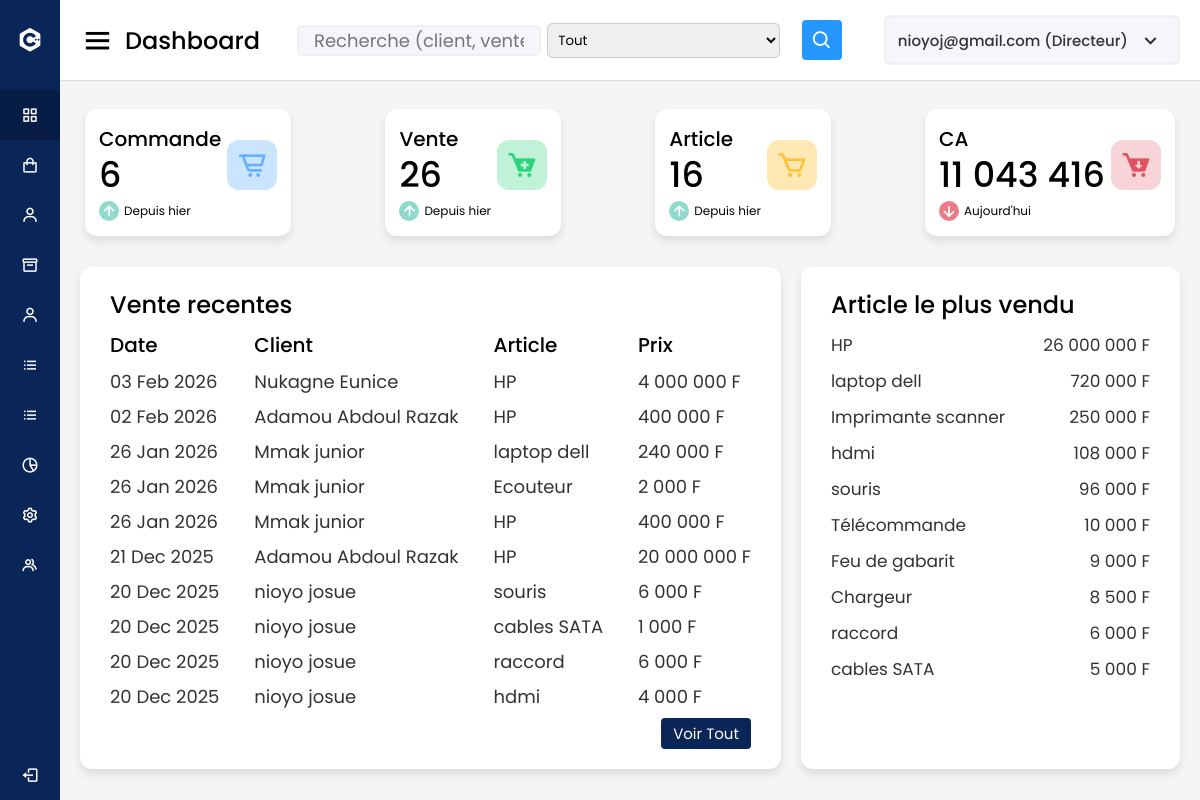
The app's page /vue/dashboard.php (signed in) with its own data.
### tables this page shows
CREATE TABLE `vente` (
  `id` int(11) NOT NULL,
  `num_facture` int(11) DEFAULT NULL,
  `id_article` int(11) NOT NULL,
  `id_client` int(11) NOT NULL,
  `id_facture` int(11) DEFAULT NULL,
  `quantite` int(11) NOT NULL,
  `prix` int(11) NOT NULL,
  `date_vente` timestamp NOT NULL DEFAULT CURRENT_TIMESTAMP,
  `etat` enum('0','1') NOT NULL DEFAULT '1'
);

CREATE TABLE `client` (
  `id` int(11) NOT NULL,
  `nom` varchar(30) NOT NULL,
  `prenom` varchar(30) NOT NULL,
  `telephone` varchar(30) NOT NULL,
  `adresse` varchar(50) NOT NULL
);

CREATE TABLE `article` (
  `id` int(11) NOT NULL,
  `nom_article` varchar(50) NOT NULL,
  `id_categorie` int(11) NOT NULL,
  `quantite` int(11) NOT NULL,
  `prix_unitaire` int(11) NOT NULL,
  `date_fabrication` datetime NOT NULL,
  `date_expiration` datetime NOT NULL,
  `images` varchar(255) DEFAULT NULL
);

### model/function.php (called while the page is built, shortened)
<?php
function getAllCommande()
{
    $sql = "SELECT COUNT(*) AS nbre FROM commande";
    $req = $GLOBALS['connexion']->prepare($sql);
    $req->execute();
    return $req->fetch();
}
function getAllVente()
{
    $sql = "SELECT COUNT(*) AS nbre FROM vente WHERE etat=?";
    $req = $GLOBALS['connexion']->prepare($sql);
    $req->execute(array(1));
    return $req->fetch();
}
function getAllArticle()
{
    $sql = "SELECT COUNT(*) AS nbre FROM article";
    $req = $GLOBALS['connexion']->prepare($sql);
    $req->execute();
    return $req->fetch();
}
function getCA()
{
    $sql = "SELECT SUM(prix) AS prix FROM vente";
    $req = $GLOBALS['connexion']->prepare($sql);
    $req->execute();
    return $req->fetch();
}
function getLastVente()
{
    $sql = "SELECT nom_article, nom, prenom, v.quantite, prix, date_vente, v.id, a.id AS idArticle
        FROM client AS c, vente AS v, article AS a WHERE v.id_article=a.id AND v.id_client=c.id AND etat=?
        ORDER BY date_vente DESC LIMIT 10";
    $req = $GLOBALS['connexion']->prepare($sql);
    $req->execute(array(1));
    return $req->fetchAll();
}
function getMostVente()
{
    $sql = "SELECT nom_article, SUM(prix) AS prix
        FROM client AS c, vente AS v, article AS a WHERE v.id_article=a.id AND v.id_client=c.id AND etat=?
        GROUP BY a.id
        ORDER BY SUM(prix) DESC LIMIT 10";
    $req = $GLOBALS['connexion']->prepare($sql);
    $req->execute(array(1));
    return $req->fetchAll();
}

### vue/dashboard.php (the view)
<?php
include 'entete.php';
?>
<div class="home-content">
    <div class="overview-boxes">
        <div class="box">
            <div class="right-side">
                <div class="box-topic">Commande</div>
                <div class="number"><?php echo getAllCommande()['nbre'] ?></div>
                <div class="indicator">
                    <i class="bx bx-up-arrow-alt"></i>
                    <span class="text">Depuis hier</span>
                </div>
            </div>
            <i class="bx bx-cart-alt cart"></i>
        </div>
        <div class="box">
            <div class="right-side">
                <div class="box-topic">Vente</div>
                <div class="number"><?php echo getAllVente()['nbre'] ?></div>
                <div class="indicator">
                    <i class="bx bx-up-arrow-alt"></i>
                    <span class="text">Depuis hier</span>
                </div>
            </div>
            <i class="bx bxs-cart-add cart two"></i>
        </div>
        <div class="box">
            <div class="right-side">
                <div class="box-topic">Article</div>
                <div class="number"><?php echo getAllArticle()['nbre'] ?></div>
                <div class="indicator">
                    <i class="bx bx-up-arrow-alt"></i>
                    <span class="text">Depuis hier</span>
                </div>
            </div>
            <i class="bx bx-cart cart three"></i>
        </div>
        <div class="box">
            <div class="right-side">
                <div class="box-topic">CA</div>
                <div class="number"><?php echo number_format(getCA()['prix'], 0, ',', ' ') ?></div>
                <div class="indicator">
                    <i class="bx bx-down-arrow-alt down"></i>
                    <span class="text">Aujourd'hui</span>
                </div>
            </div>
            <i class="bx bxs-cart-download cart four"></i>
        </div>
    </div>
    <div class="sales-boxes">
        <div class="recent-sales box">
            <div class="title">Vente recentes</div>
            <?php
            $ventes = getLastVente();
            ?>
            <div class="sales-details">
                <ul class="details">
                    <li class="topic">Date</li>
                    <?php
                    foreach ($ventes as $key => $value) {
                    ?>
                        <li><a href="#"><?php echo date('d M Y', strtotime($value['date_vente'])) ?></a></li>
                    <?php
                    }
                    ?>
                </ul>
                <ul class="details">
                    <li class="topic">Client</li>
                    <?php
                    foreach ($ventes as $key => $value) {
                    ?>
                        <li><a href="#"><?php echo $value['nom'] . " " . $value['prenom'] ?></a></li>
                    <?php
                    }
                    ?>
                </ul>
                <ul class="details">
                    <li class="topic">Article</li>
                    <?php
                    foreach ($ventes as $key => $value) {
                    ?>
                        <li><a href="#"><?php echo $value['nom_article'] ?></a></li>
                    <?php
                    }
                    ?>
                </ul>
                <ul class="details">
                    <li class="topic">Prix</li>
                    <?php
                    foreach ($ventes as $key => $value) {
                    ?>
                        <li><a href="#"><?php echo number_format($value['prix'], 0, ",", " ") . " F" ?></a></li>
                    <?php
                    }
                    ?>
                </ul>
            </div>
            <div class="button">
                <a href="#">Voir Tout</a>
            </div>
        </div>
        <div class="top-sales box">
            <div class="title">Article le plus vendu</div>
            <ul class="top-sales-details">
                <?php
                $article = getMostVente();
                foreach ($article as $key => $value) {
                ?>
                    <li>
                        <a href="#">
                            <span class="product"><?php echo $value['nom_article'] ?></span>
                        </a>
                        <span class="price"><?php echo number_format($value['prix'], 0, ",", " ") . " F" ?></span>
                    </li>
                <?php
                }
                ?>
            </ul>
        </div>
    </div>
</div>
</section>
<?php
include 'pied.php';
?>

### vue/entete.php (shortened to what this page needs)
<?php
include_once '../model/function.php';
$userRole = $_SESSION['role'];
?>
<!DOCTYPE html>
<html lang="fr" dir="ltr">
<head>
    <link rel="stylesheet" href="../public/css/style.css" />
    <link href="https://unpkg.com/boxicons@2.0.7/css/boxicons.min.css" rel="stylesheet" />
</head>
<body>
    <div class="sidebar hidden-print">
        <div class="logo-details">
            <i class="bx bxl-c-plus-plus"></i>
            <span class="logo_name">Ny_Design</span>
        </div>
        <ul class="nav-links">
            <li>
                <a href="dashboard.php" class="<?php echo basename($_SERVER['PHP_SELF'])=="dashboard.php" ? "active" : "" ?> ">
                    <i class="bx bx-grid-alt"></i>
                    <span class="links_name">Dashboard</span>
                </a>
            </li>
            <li>
                <a href="vente.php" class="<?php echo basename($_SERVER['PHP_SELF'])=="vente.php" ? "active" : "" ?> ">
                    <i class='bx bx-shopping-bag'></i>
                    <span class="links_name">Vente</span>
                </a>
            </li>
            <li>
                <a href="client.php" class="<?php echo basename($_SERVER['PHP_SELF'])=="client.php" ? "active" : "" ?> ">
                    <i class="bx bx-user"></i>
                    <span class="links_name">Client</span>
                </a>
            </li>
            <?php if ($userRole === 'directeur'): ?>
            <li>
                <a href="article.php"  class="<?php echo basename($_SERVER['PHP_SELF'])=="article.php" ? "active" : "" ?> ">
                    <i class="bx bx-box"></i>
                    <span class="links_name">Articles</span>
                </a>
            </li>
            <li>
                <a href="fournisseur.php"  class="<?php echo basename($_SERVER['PHP_SELF'])=="fournisseur.php" ? "active" : "" ?> ">
                    <i class="bx bx-user"></i>
                    <span class="links_name">Fournisseur</span>
                </a>
            </li>
            <li>
                <a href="commande.php"  class="<?php echo basename($_SERVER['PHP_SELF'])=="commande.php" ? "active" : "" ?> ">
                    <i class="bx bx-list-ul"></i>
                    <span class="links_name">Commandes</span>
                </a>
            </li>
            <li>
                <a href="categorie.php"  class="<?php echo basename($_SERVER['PHP_SELF'])=="categorie.php" ? "active" : "" ?> ">
                    <i class="bx bx-list-ul"></i>
                    <span class="links_name">Catégorie</span>
                </a>
            </li>
            <li>
                <a href="analyse.php" class="<?php echo basename($_SERVER['PHP_SELF'])=="analyse.php" ? "active" : "" ?> ">
                    <i class="bx bx-pie-chart-alt-2"></i>
                    <span class="links_name">Analyses</span>
                </a>
            </li>
            <li>
                <a href="#">
                    <i class="bx bx-cog"></i>
                    <span class="links_name">Configuration</span>
                </a>
            </li>
            <li>
                <a href="employer.php" class="<?php echo basename($_SERVER['PHP_SELF'])=="employer.php" ? "active" : "" ?> ">
                    <i class="bx bx-group"></i>
                    <span class="links_name">Employés</span>
                </a>
            </li>
            <?php endif; ?>
            <li class="log_out">
                <a href="../model/deconnexion.php">
                    <i class="bx bx-log-out"></i>
                    <span class="links_name">Déconnexion</span>
                </a>
            </li>
        </ul>
    </div>
    <section class="home-section">
        <nav class="hidden-print">
            <div class="sidebar-button">
                <i class="bx bx-menu sidebarBtn"></i>
                <span class="dashboard">
                    <?php
                    echo ucfirst(str_replace(".php", "", basename($_SERVER['PHP_SELF'])));
                    ?>
                </span>
            </div>
            <div class="search-box" style="position:relative;">
                <form id="top-search-form" action="recherche.php" method="get" style="display:flex; align-items:center; gap:6px;">
                    <input id="top-search-input" name="q" type="text" autocomplete="off" placeholder="Recherche (client, vente, fournisseur)..." value="<?= isset($_GET['q']) ? htmlentities($_GET['q']) : '' ?>" />
                    <select id="top-search-scope" name="scope" style="padding:6px;">
                        <option value="all" <?= (isset($_GET['scope']) && $_GET['scope']=='all')? 'selected' : '' ?>>Tout</option>
                    </select>
                    <button type="submit" style="background:transparent; border:none; color:#333; cursor:pointer;"><i class="bx bx-search"></i></button>
                </form>
            </div>
            <div class="profile-details">
                <span class="admin_name"><?php echo htmlentities($_SESSION['user']); ?> (<?php echo ucfirst($userRole); ?>)</span>
                <i class="bx bx-chevron-down"></i>
            </div>
        </nav>

### vue/pied.php (shortened to what this page needs)
</body>
</html>

### records on screen
vente: date_vente "03 Feb 2026", id_client.nom "Nukagne", id_client.prenom "Eunice", id_article.nom_article "HP", prix "4 000 000"
vente: date_vente "02 Feb 2026", id_client.nom "Adamou", id_client.prenom "Abdoul Razak", id_article.nom_article "HP", prix "400 000"
vente: date_vente "26 Jan 2026", id_client.nom "Mmak", id_client.prenom "junior", id_article.nom_article "laptop dell", prix "240 000"
vente: date_vente "26 Jan 2026", id_client.nom "Mmak", id_client.prenom "junior", id_article.nom_article "Ecouteur", prix "2 000"
vente: date_vente "26 Jan 2026", id_client.nom "Mmak", id_client.prenom "junior", id_article.nom_article "HP", prix "400 000"
vente: date_vente "21 Dec 2025", id_client.nom "Adamou", id_client.prenom "Abdoul Razak", id_article.nom_article "HP", prix "20 000 000"
vente: date_vente "20 Dec 2025", id_client.nom "nioyo", id_client.prenom "josue", id_article.nom_article "souris", prix "6 000"
vente: date_vente "20 Dec 2025", id_client.nom "nioyo", id_client.prenom "josue", id_article.nom_article "cables SATA", prix "1 000"
vente: date_vente "20 Dec 2025", id_client.nom "nioyo", id_client.prenom "josue", id_article.nom_article "raccord", prix "6 000"
vente: date_vente "20 Dec 2025", id_client.nom "nioyo", id_client.prenom "josue", id_article.nom_article "hdmi", prix "4 000"

### other values on screen
str_replace(".php", "", basename($_SERVER['PHP_SELF'])) "Dashboard"
$_SESSION['user'] "nioyoj@gmail.com"
$userRole "Directeur"
getAllCommande()['nbre'] "6"
getAllVente()['nbre'] "26"
getAllArticle()['nbre'] "16"
getCA()['prix'] "11 043 416"
$value['nom_article'] "HP"
$value['prix'] "26 000 000"
$value['nom_article'] "laptop dell"
$value['prix'] "720 000"
$value['nom_article'] "Imprimante scanner"
$value['prix'] "250 000"
$value['nom_article'] "hdmi"
$value['prix'] "108 000"
